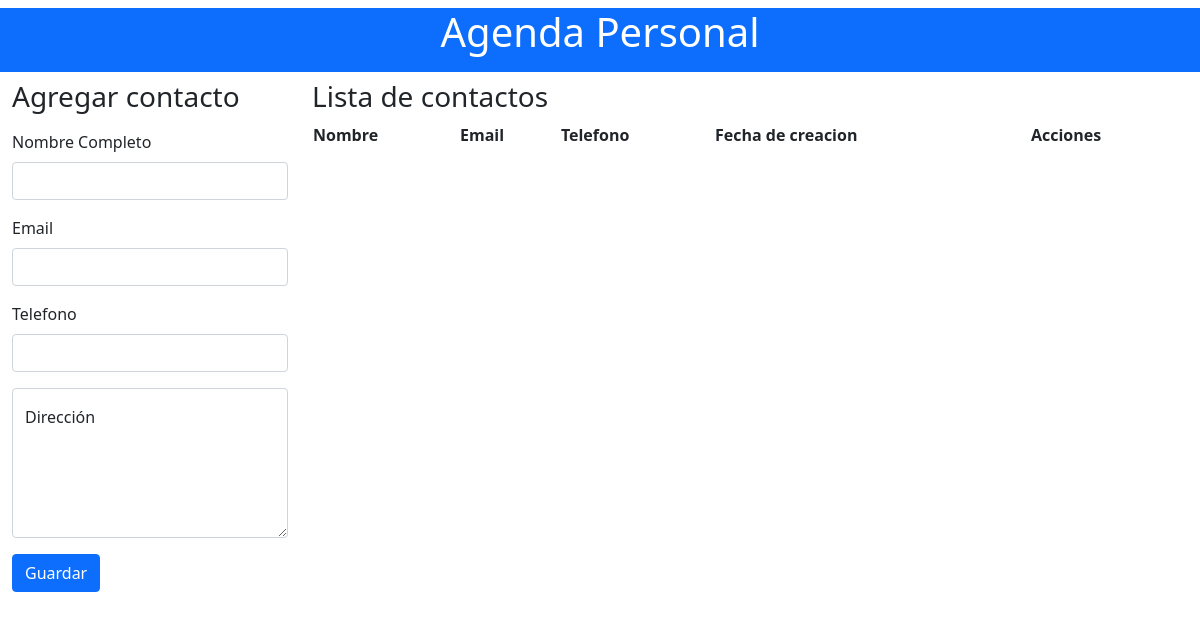
The app's page /, older data.
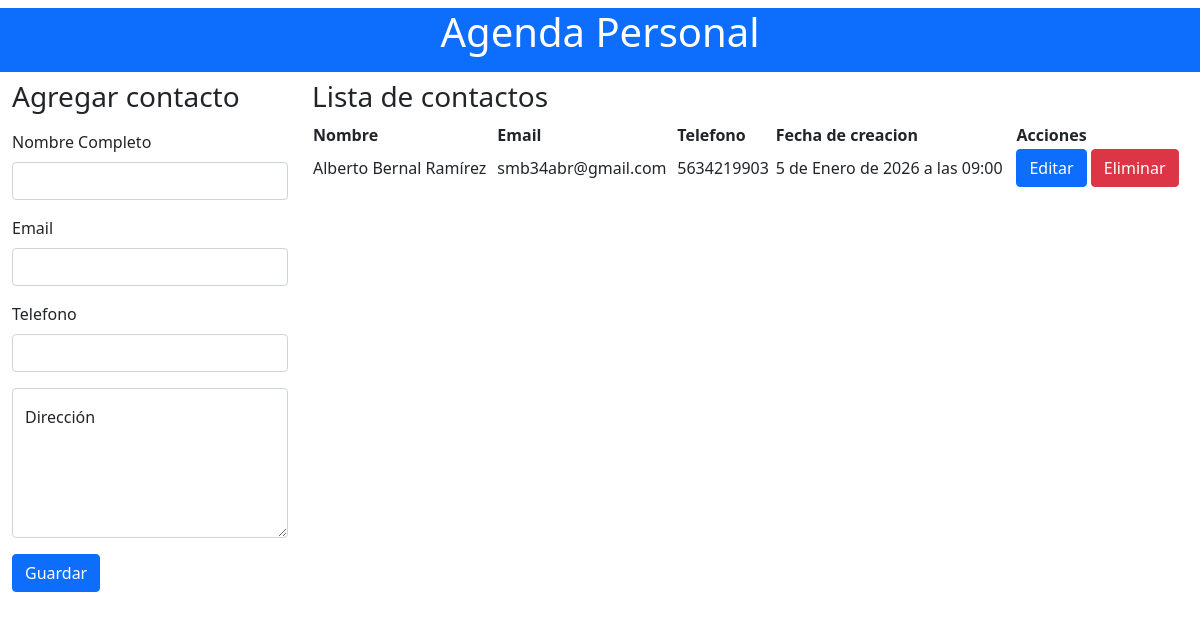
The same page, newer data.
### personal/models.py (models this page shows, shortened)
class Contact(models.Model):
    name = models.CharField(max_length=100)
    email = models.EmailField()
    phone = models.CharField(max_length=20)
    direction = models.TextField(blank=True)
    created = models.DateTimeField(auto_now=True)
    class Meta:
        ordering = ['name']

### personal/views.py (the view)
# urls.py: path('', views.contact_list_and_create, name='contact_list'),
def contact_list_and_create(request):
    if request.method == 'POST':
        form = ContactForm(request.POST)
        if form.is_valid():
            form.save()
            return redirect('personal:contact_list')
    form = ContactForm()
    contacts = Contact.objects.all()
    return render(request, 'contact_list.html', {
    'form': form,
    'contacts': contacts
    })

### personal/forms.py
class ContactForm(forms.ModelForm):
    class Meta:
        model = Contact
        fields = ['name', 'email', 'phone', 'direction']

### personal/templates/contact_list.html (shortened to what this page needs)
<!DOCTYPE html>
<html lang="es">
<head>
    <link rel="stylesheet" href="https://cdn.jsdelivr.net/npm/bootstrap@5.0.2/dist/css/bootstrap.min.css"
        rel="stylesheet"
>
    <link rel="stylesheet" href="https://cdn.datatables.net/2.3.6/css/dataTables.dataTables.css">
</head>
<body>
    <h1 class="text-center mt-2 bg-primary text-white pb-3">Agenda Personal</h1>
    <div class="container-fluid">
        <div class="row">
            <div class="col-3">
                <form action="/registrarPersonal/" method="post">
                    <h3>Agregar contacto</h3>
                    <div class="mb-3 mt-3">
                        <label for="nombre" class="form-label">Nombre Completo</label>
                        <input type="text" class="form-control" id="nombre" name="name" aria-describedby="emailHelp" required>
                    </div>
                    <div class="mb-3">
                        <label for="email" class="form-label">Email</label>
                        <input type="email" class="form-control" id="email" name="email" required>
                    </div>
                    <div class="mb-3">
                        <label for="phone" class="form-label">Telefono</label>
                        <input type="text" class="form-control" id="phone" name="phone" required>
                    </div>
                    <div class="form-floating mb-3">
                        <textarea class="form-control" placeholder="Leave a comment here" id="floatingTextarea"
                            name="direction" style="height: 150px;" required></textarea>
                        <label for="direction">Dirección</label>
                    </div>
                    <button type="submit" class="btn btn-primary">Guardar</button>
                </form>
            </div>
            <div class="col-9">
                <h3>Lista de contactos</h3>
                <table id="example" class="display" style="width:100%">
                    <thead>
                        <tr>
                            <th>Nombre</th>
                            <th>Email</th>
                            <th>Telefono</th>
                            <th>Fecha de creacion</th>
                            <th>Acciones</th>
                        </tr>
                    </thead>
                    <tbody>
                        {% for contact in contacts %}
                        <tr>
                            <td>{{ contact.name }}</td>
                            <td>{{ contact.email }}</td>
                            <td>{{ contact.phone }}</td>
                            <td>{{ contact.created }}</td>
                            <td>
                                <a href="" class="btn btn-primary">Editar</a>
                                <a href="" class="btn btn-danger">Eliminar</a>
                            </td>
                        </tr>
                        {% endfor %}
                    </tbody>
                </table>
            </div>
        </div>
    </div>
</body>
</html>

Row changes from the older to the newer data that the page shows:
added Contact: name "Alberto Bernal Ramírez", email "smb34abr@gmail.com", phone "5634219903", created "5 de Enero de 2026 a las 09:00"
